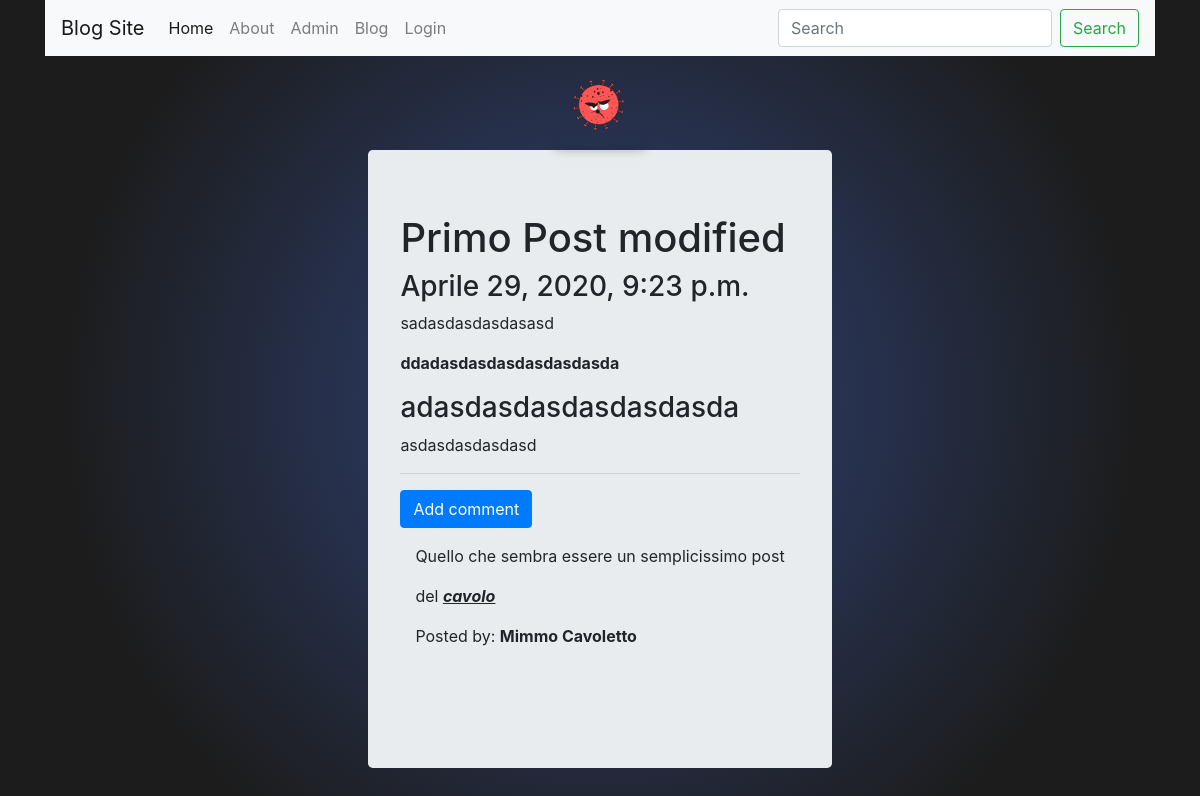
/blog/post/1, run on the app's committed database.
### blog_app/models.py (models this page shows, shortened)
class Post(models.Model):
    author = models.ForeignKey('auth.User', on_delete=models.DO_NOTHING)
    title = models.CharField(max_length=200)
    text = models.TextField()
    create_date = models.DateTimeField(default=timezone.now)
    publish_date = models.DateTimeField(blank=True, null=True)
    tags = TaggableManager()

class Comment(models.Model):
    post = models.ForeignKey('blog_app.Post', related_name='comments', on_delete=models.DO_NOTHING)
    author = models.CharField(max_length=200)
    text = models.TextField()
    create_date = models.DateTimeField(default=timezone.now)
    approved_comments = models.BooleanField(default=False)

### blog_app/views.py (the view)
# urls.py: path('post/<int:pk>',views.PostDetailView.as_view(),name='post_detail'),
class PostDetailView(DetailView):
    model = Post

### blog_app/templates/blog_app/post_detail.html (shortened to what this page needs)
{% extends 'blog_app/base.html' %} {% block title%} Post Detail {% endblock%} {% block bodyblock%}
<div class='jumbotron'>
    <h1 class='posttitle loader'>{{ post.title }}</h1>
    {% include 'messages.html' %} {% if post.publish_date %}
    <div class="date postdate">
        <h3>{{ post.publish_date }}</h3>
    </div>
    {% else %}
    <a class="btn btn-default" href="{% url 'blog_app:post_publish' pk=post.pk %}">Pubblica</a> {% endif %}
    <p class='postcontent'>{{ post.text|safe|linebreaksbr }}</p>
    <hr>
    <a class="btn btn-primary btn-comment" href="{% url 'blog_app:add_comment_to_post' pk=post.pk %}">Add comment</a>
    <div class="container">
        {% for comment in post.comments.all %}
        <p>{{ comment.text|safe|linebreaks }}</p>
        <p>Posted by: <strong>{{ comment.author }}</strong></p>
        <br>
        {% empty %}
        <p>No comments posted.</p>
        {% endfor %}
    </div>
</div>{%endblock%}

### blog_app/static/css/dashboard.css (style rules this page uses)
html, body { margin: 0px; padding: 0px; width: 100vw; height: 100vh; }
body { display: flex; flex-direction: column; justify-content: center; align-items: center; background: #080e1e; background: radial-gradient(circle, rgb(65, 102, 202) -60%, rgba(0, 0, 0, 0.8901960784313725) 75%); background: -webkit-radial-gradient(circle, rgb(65, 102, 202) -60%, rgba(0, 0, 0, 0.8901960784313725) 75%); background: -moz-radial-gradient(circle, rgb(65, 102, 202) -60%, rgba(0, 0, 0, 0.8901960784313725) 75%); background: -o-radial-gradient(circle, rgb(65, 102, 202) -60%, rgba(0, 0, 0, 0.8901960784313725) 75%); }

### data on the page
Post: title "Primo Post modified", publish_date "Aprile 29, 2020, 9:23 p.m.", text "sadasdasdasdasasd ddadasdasdasdasdasdasda adasdasdasdasdasdasda asdasdasdasdasd"
Comment: text "Quello che sembra essere un semplicissimo post del cavolo", author "Mimmo Cavoletto"
